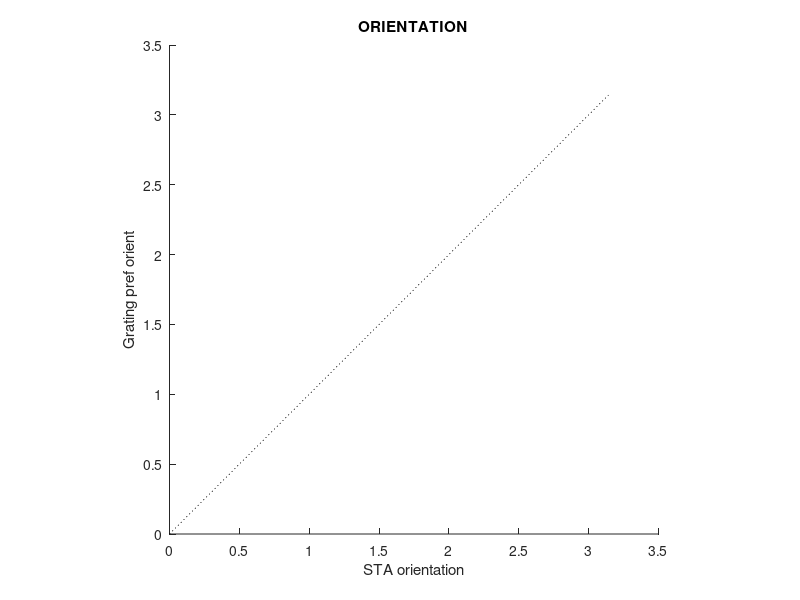
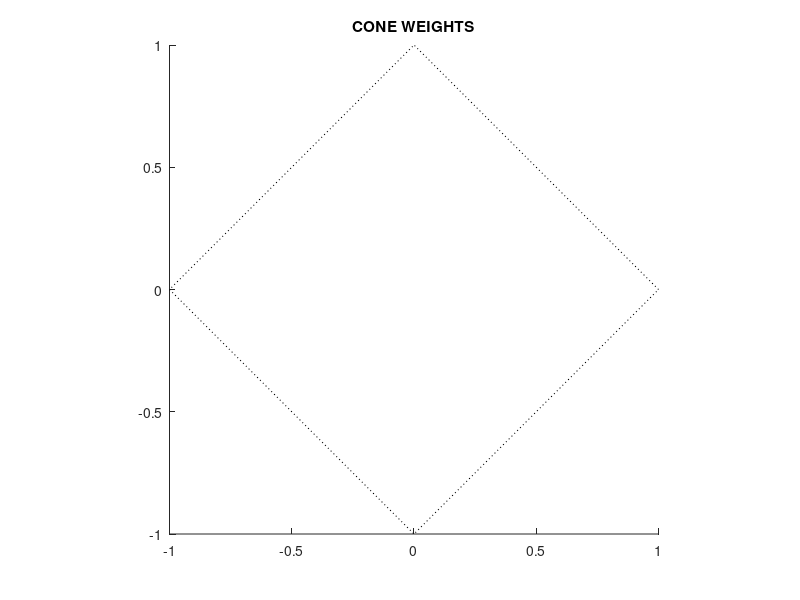

Write the MATLAB code that produced these figures, in order. (Note: this script raises an error after producing the figures.)
% CompareSTAandGrating
%
% A function for comparing tuning properties assessed with the grating
% paradigm and with the white noise paradigm
% The filelist that goes with this function is "Gratings&WN.txt".
% The reason that this code is in the form of a function instead of a
% script is so I can declare subfunctions that can be used as callbacks
% when you click the data points.
%
% GDLH  8/20/09
function CompareSTAandGrating()
    if (exist('tmpGH.mat','file'))
        data = struct2cell(load('tmpGH'));
        data = data{1};
    else
        data = DoIt;
    end

    % Setting up filters for various parameters up front
    % rather than independently for each analysis.
    Lcolor = ones(length(data),1);
    LSTAenergy = ones(length(data),1);
    Loriented = ones(length(data),1);
    Lrespmag = ones(length(data),1);
    for i = 1:length(data)
        if (isnan(data{i}.gratingstruct.color.prefcolor))
            Lcolor(i) = 0;
        end
        energy = data{i}.gaborstruct.energy;
        if (max(energy) < 1.5*energy(1))
            LSTAenergy(i) = 0;
        end
        if (data{i}.gaborstruct.prefSF <= 0.6 | data{i}.gratingstruct.sf.prefSF <= 0.3)
           Loriented(i) = 0; 
        end
        if (max(data{i}.gratingstruct.color.colresp) < 5);
           Lrespmag(i) = 0; 
        end
    end
    
    %%%%%%%%%%%%%%%%%%%%%%%%%
    % Making the figures
    % Orientation tuning
    figure; axes; hold on;
    title('ORIENTATION');
    plot([0 pi],[0 pi],'k:');
    STA_lambda = cellfun(@(x) x.gaborstruct.lambda,data);
    STA_theta = mod(cellfun(@(x) x.gaborstruct.theta,data),pi);
    Grating_theta = mod(cellfun(@(x) x.gratingstruct.orient.preforient,data),pi);
    for i =1:size(STA_theta,2)
        if (~LSTAenergy(i) | ~Loriented(i) | ~Lrespmag(i))
            continue
        end
        h = plot(STA_theta(i),Grating_theta(i),'k.','MarkerSize',20);
        set(h,'ButtonDownFcn',{@showSTAGrat,data{i},'orient'});
    end
    xlabel('STA orientation'); ylabel('Grating pref orient'); axis square;
    
    % Cone weights
    figure; axes; hold on;
    title('CONE WEIGHTS');
    set(gca,'XLim',[-1 1],'Ylim',[-1 1]);
    plot([1 0 -1 0 1],[0 1 0 -1 0],'k:');
    axis square;

    for i = 1:length(data)
        if (~Lcolor(i) | ~LSTAenergy(i) | ~Lrespmag(i))
            continue
        end
        data{i}.gratingstruct.color.prefcolor = data{i}.gratingstruct.color.prefcolor./sum(abs(data{i}.gratingstruct.color.prefcolor));
        plot([data{i}.gaborstruct.lms(1),data{i}.gratingstruct.color.prefcolor(1)],...
            [data{i}.gaborstruct.lms(2),data{i}.gratingstruct.color.prefcolor(2)],'k-');
        h(1) = plot(data{i}.gaborstruct.lms(1),data{i}.gaborstruct.lms(2),'ko','MarkerSize',6);  % white noise
        h(2) = plot(data{i}.gratingstruct.color.prefcolor(1),data{i}.gratingstruct.color.prefcolor(2),'mo','MarkerSize',6); % gratings
        for j = 1:2
            if (j == 1)
                s = data{i}.gaborstruct.lms(3);
            else
                s = data{i}.gratingstruct.color.prefcolor(3);
            end
            edgecol = get(h(j),'Color');
            if (s < 0)
                set(h(j),'MarkerFacecolor',edgecol);
            else
                set(h(j),'MarkerEdgeColor',edgecol/2+[.5 .5 .5],'MarkerFaceColor',edgecol/2+[.5 .5 .5]);
            end
            set(h(j),'ButtonDownFcn',{@showSTAGrat,data{i},'color'});
        end
    end
    legend([h(1);h(2)],{'STA','Gratings'});
    
    % Spatial frequency tuning
    figure; axes; hold on;
    title('SPATIAL FREQUENCY');
    plot([0 4],[0 4],'k:');
    for i = 1:length(data)
        if (~LSTAenergy(i) | ~Lrespmag(i))
            continue
        end
        h = plot(data{i}.gaborstruct.prefSF,data{i}.gratingstruct.sf.prefSF,'k.','MarkerSize',20);
        set(h,'ButtonDownFcn',{@showSTAGrat,data{i},'sf'});
    end
    xlabel('STA spatial freq (dva)'); ylabel('Grating spatial freq (dva)');
    axis square;
    set(gca,'XLim',[0 4],'YLim',[0 4]);

    
    %%%%%%%%%%%%%%%%%%%%%%%
    % Nested subfunctions
    function showSTAGrat(e,h,data,whichanal)
        h = figure;
        set(gcf,'NumberTitle','off')
        fname = data.gaborstruct.fname;
        idx = find(fname == abs('\'),1,'last');
        fname(1:idx) = [];
        set(gcf,'name',fname)
        set(h,'Units','normalized','position',[.2 .4 .2 .2],'Toolbar','none');

        im = data.gaborstruct.im./(2*max(abs(data.gaborstruct.im(:))));
        im = reshape(im,[sqrt(size(im,1)), sqrt(size(im,1)), 3]);
        im = im +.5*ones(size(im));
        subplot(1,2,1);
        imagesc(im);
        xlabel(['MR = ',num2str(data.gratingstruct.modulationratio)]);
        axis square;
        if (data.gaborstruct.noisetype == 2)
            title('Cone Noise Image');
        end
        axis square;
        set(gca,'XTick',[],'YTick',[])
        if (strcmp(whichanal,'orient'))
            subplot(1,2,2);
            axis square;
            set(gca,'XTick',[],'YTick',[]);
            resp = data.gratingstruct.orient.resp;
            stim = data.gratingstruct.orient.stim;
            sems = resp(:,2)./sqrt(resp(:,3)); 
            polar([stim; stim(1)],[resp(:,1); resp(1,1)]+[sems; sems(1)],'b:');
            hold on;
            h = polar([stim; stim(1)],[resp(:,1); resp(1,1)],'b-');
            set(h,'Linewidth',2);
            polar([stim; stim(1)],[resp(:,1); resp(1,1)]-[sems; sems(1)],'b:');
            title('orient');
        elseif (strcmp(whichanal,'sf'))
            subplot(1,2,2);
            set(gca,'XTick',[],'YTick',[]);
            resp = data.gratingstruct.sf.resp;
            stim = data.gratingstruct.sf.stim;
            sems = resp(:,2)./sqrt(resp(:,3)); 
            h = errorbar(stim, resp(:,1), sems, 'b-');
            set(h,'Linewidth',2);
            axis square;
            set(gca,'XScale','log');
            title('sf');
        elseif (strcmp(whichanal,'color'))
            subplot(1,2,2);
            axis square;
            set(gca,'XTick',[],'YTick',[]);
            disp('Color key')
            disp([[1:9]', data.gratingstruct.color.colors])
            bar(data.gratingstruct.color.colresp(:,1));
            hold on;
            plot([0 10],repmat(data.gratingstruct.baselines(1),1,2),'k:');
        end
    end

    % This is the subfunction that actually does the bulk of the work
    % (creating the 'data' structure.
    function data = DoIt()
        
        maxT = 8;
        data = {};
        [fnames, spikeIdx] = fnamesFromTxt2();
        MINRESP = 10;  % At least 10 sp/sec to preferred grating.
        
        for a = 1:size(fnames,1)
            WN = {}; GT = {};
            for i = 1:size(fnames{a},2)
                tmpstro = nex2stro(findfile(char(fnames{a}(i))));
                if tmpstro.sum.paradigmID == 150
                    GT = tmpstro;
                elseif (isempty(WN))
                    WN = tmpstro;
                else
                    WN = strocat(WN, tmpstro);
                end
            end
            
            % Useful for debugging
            disp(['saving... ',num2str(a)]);
            disp(GT.sum.fileName);
            save tmpGH data
            
            nstixperside = WN.sum.exptParams.nstixperside;
            noisetypeidx = find(strcmp(WN.sum.trialFields(1,:),'noise_type'));
            mondist = 100; % cm
            screenwidth = 36; %cm
            screenwidthinpix = 1024; % singlewide pixels
            pixpercm = screenwidthinpix/screenwidth;
            cmperdeg = screenwidth/(2*atan2(screenwidth/2, mondist)*180/pi);
            pixperdeg = pixpercm*cmperdeg;
            stixperdeg = pixperdeg/(2*WN.sum.exptParams.npixperstix);
            % Reconstructing the M matrix and gamma table
            fundamentals = WN.sum.exptParams.fundamentals;
            fundamentals = reshape(fundamentals,[length(fundamentals)/3,3]);
            mon_spd = WN.sum.exptParams.mon_spd;
            mon_spd = reshape(mon_spd,[length(mon_spd)/3, 3]);
            mon_spd = SplineRaw([380:4:780]', mon_spd, [380:5:780]');
            M = fundamentals'*mon_spd;
            
            Lgun = WN.trial(:,noisetypeidx) == 1;
            Lcone = WN.trial(:,noisetypeidx) == 2;
            
            if (sum(Lgun) > sum(Lcone))
                noisetype = 1;
                WN.ras(~Lgun,:) = [];
                WN.trial(~Lgun,:) = [];
                
                out = getWhtnsStats(WN,maxT,'STCOVmex', {nstixperside^2, 3, maxT}, WN.sum.rasterCells{spikeIdx(a)});
                STAs = out{1};
                
                energy = sum(STAs.^2);
                whichframe = energy == max(energy);
                
                % fitting the gabor
                STAim = reshape(STAs(:,whichframe),nstixperside*nstixperside,3);
                [u,s,v] = svd(STAim');
                im = reshape(v(:,1),[nstixperside nstixperside]);
                gaborstruct = gaborfit(im);
                gaborstruct.sf = stixperdeg./gaborstruct.lambda;
                gaborstruct.rgb = u(:,1);
                gaborstruct.lms = inv(M')*u(:,1);
                gaborstruct.lms = gaborstruct.lms./sum(abs(gaborstruct.lms));
            else
                noisetype = 2;
                WN.ras(~Lcone,:) = [];
                WN.trial(~Lcone,:) = [];
                
                conesigmas = [WN.trial(1,strcmp(WN.sum.trialFields(1,:),'sigma1'));...
                    WN.trial(1,strcmp(WN.sum.trialFields(1,:),'sigma2'));...
                    WN.trial(1,strcmp(WN.sum.trialFields(1,:),'sigma3'))];
                out = getWhtnsStats(WN,maxT,'STCOVmex', {nstixperside^2, 3, maxT}, WN.sum.rasterCells{spikeIdx(a)});
                STAs = out{1};
                
                energy = sum(STAs.^2);
                whichframe = find(energy == max(energy));
                
                % fitting the gabor
                STAim = reshape(STAs(:,whichframe),nstixperside*nstixperside,3);
                [u,s,v] = svd(STAim');
                if (sum(v(:,1)) < 0)
                    u = -u;
                end
                im = reshape(v(:,1),[nstixperside nstixperside]);
                gaborstruct = gaborfit(im);
                gaborstruct.sf = stixperdeg./gaborstruct.lambda;
                u(:,1) = u(:,1)./conesigmas;
                gaborstruct.lms = u(:,1)./sum(abs(u(:,1)));
                gaborstruct.rgb = inv(M')*u(:,1);
                gaborstruct.rgb = gaborstruct.lms./sum(abs(gaborstruct.lms));
            end
            gaborstruct.energy = energy;
            gaborstruct.im = STAim;
            gaborstruct.noisetype = noisetype;
            mondist = 100; % cm
            screenwidth = 36; %cm
            screenwidthinpix = 1024; % singlewide pixels
            pixpercm = screenwidthinpix/screenwidth;
            cmperdeg = screenwidth/(2*atan2(screenwidth/2, mondist)*180/pi);
            pixperdeg = pixpercm*cmperdeg;
            gaborstruct.stixperdeg = pixperdeg/(2*WN.sum.exptParams.npixperstix);
            gaborstruct.prefSF = gaborstruct.stixperdeg./gaborstruct.lambda;
            gaborstruct.fname = WN.sum.fileName;
            
            gratingstruct = getGratingTuning(GT, spikeIdx(a));
            if (gratingstruct.color.prefcolor * gaborstruct.lms < 0)
                gratingstruct.color.prefcolor = -gratingstruct.color.prefcolor;
            end
            data{a}.gaborstruct = gaborstruct;
            data{a}.gratingstruct = gratingstruct;     
        end
    end
end